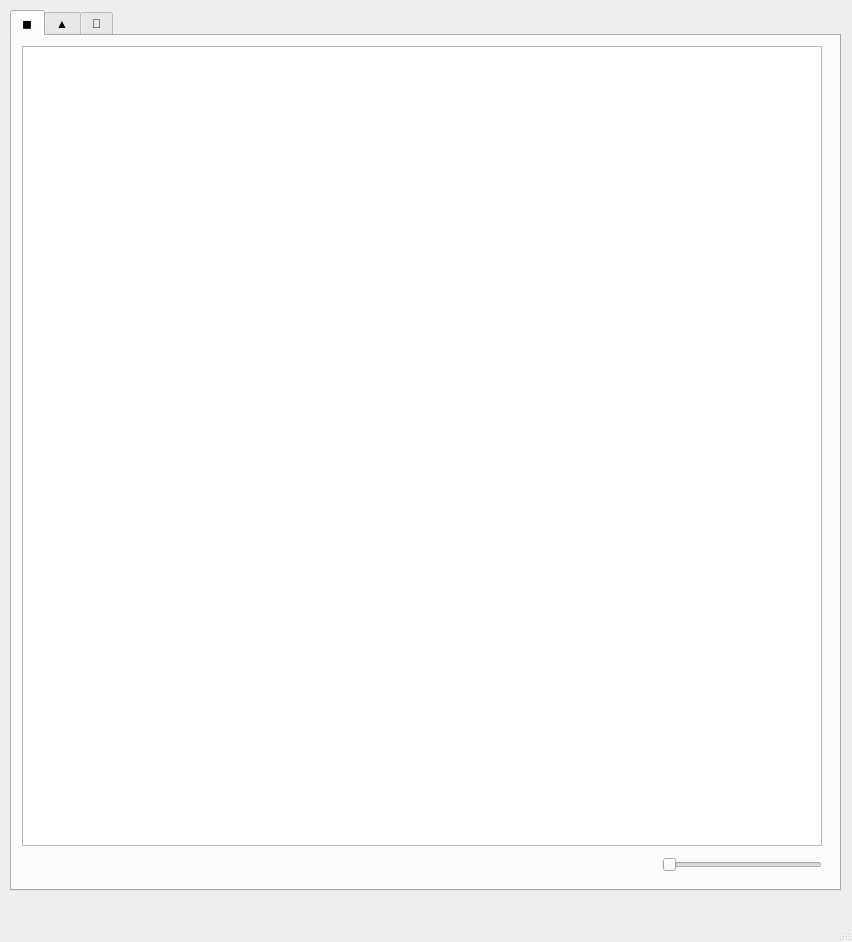
<?xml version="1.0" encoding="UTF-8"?>
<ui version="4.0">
 <class>MainWindow</class>
 <widget class="QMainWindow" name="MainWindow">
  <property name="geometry">
   <rect>
    <x>0</x>
    <y>0</y>
    <width>852</width>
    <height>942</height>
   </rect>
  </property>
  <property name="windowTitle">
   <string>MainWindow</string>
  </property>
  <widget class="QWidget" name="centralwidget">
   <widget class="QTabWidget" name="tabWidget">
    <property name="geometry">
     <rect>
      <x>10</x>
      <y>10</y>
      <width>831</width>
      <height>881</height>
     </rect>
    </property>
    <property name="currentIndex">
     <number>0</number>
    </property>
    <widget class="QWidget" name="tab_square">
     <attribute name="title">
      <string>◼</string>
     </attribute>
     <widget class="QGraphicsView" name="square_graphicsView">
      <property name="geometry">
       <rect>
        <x>10</x>
        <y>10</y>
        <width>800</width>
        <height>800</height>
       </rect>
      </property>
     </widget>
     <widget class="QSlider" name="square_horizontalSlider">
      <property name="geometry">
       <rect>
        <x>650</x>
        <y>820</y>
        <width>160</width>
        <height>18</height>
       </rect>
      </property>
      <property name="maximum">
       <number>6</number>
      </property>
      <property name="orientation">
       <enum>Qt::Horizontal</enum>
      </property>
     </widget>
    </widget>
    <widget class="QWidget" name="tab_triangle">
     <attribute name="title">
      <string>▲</string>
     </attribute>
     <widget class="QGraphicsView" name="triangle_graphicsView">
      <property name="geometry">
       <rect>
        <x>10</x>
        <y>10</y>
        <width>800</width>
        <height>800</height>
       </rect>
      </property>
     </widget>
     <widget class="QSlider" name="triangle_horizontalSlider">
      <property name="geometry">
       <rect>
        <x>650</x>
        <y>820</y>
        <width>160</width>
        <height>18</height>
       </rect>
      </property>
      <property name="maximum">
       <number>7</number>
      </property>
      <property name="orientation">
       <enum>Qt::Horizontal</enum>
      </property>
     </widget>
    </widget>
    <widget class="QWidget" name="tab_tree">
     <attribute name="title">
      <string>🌳</string>
     </attribute>
     <widget class="QGraphicsView" name="tree_graphicsView">
      <property name="geometry">
       <rect>
        <x>10</x>
        <y>10</y>
        <width>800</width>
        <height>800</height>
       </rect>
      </property>
     </widget>
     <widget class="QSlider" name="tree_horizontalSlider">
      <property name="geometry">
       <rect>
        <x>650</x>
        <y>820</y>
        <width>160</width>
        <height>18</height>
       </rect>
      </property>
      <property name="maximum">
       <number>7</number>
      </property>
      <property name="orientation">
       <enum>Qt::Horizontal</enum>
      </property>
     </widget>
    </widget>
   </widget>
  </widget>
  <widget class="QMenuBar" name="menubar">
   <property name="geometry">
    <rect>
     <x>0</x>
     <y>0</y>
     <width>852</width>
     <height>25</height>
    </rect>
   </property>
  </widget>
  <widget class="QStatusBar" name="statusbar"/>
 </widget>
 <resources/>
 <connections/>
</ui>
